Frame 1 (no input): blank canvas, image omitted
Frame 60 (no input): blank canvas, image omitted
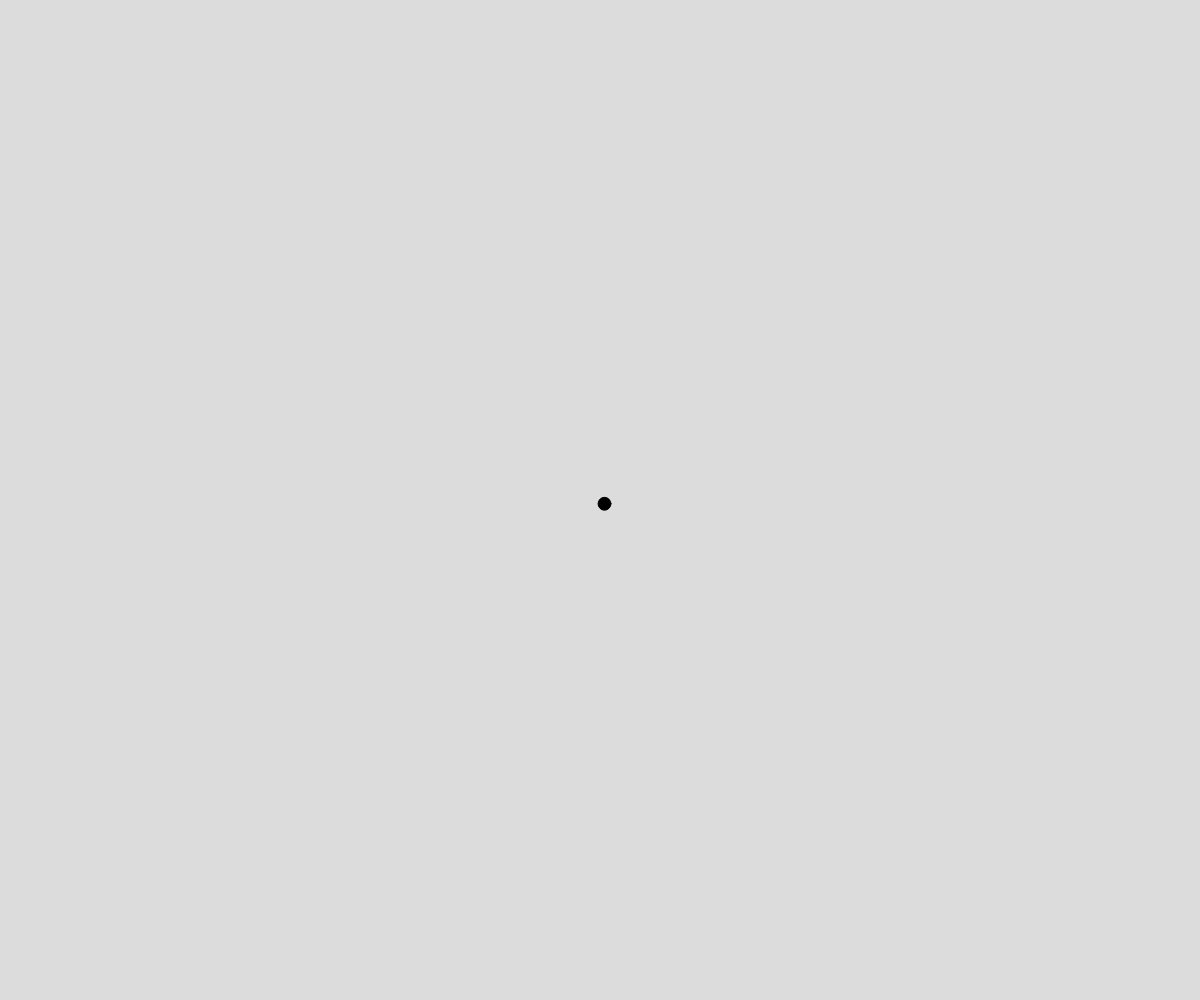
Frame 120 (the mouse pressed at the canvas centre since frame 60)

The p5.js sketch whose frames 1 and 60 were blank and that drew this single picture after the mouse press (run headless with seeded random() and noise() and a simulated clock; from frame 60 on, the mouse is pressed at the canvas centre):

// p5.js sketch
// ── sketch.js
// Project Title
// Your Name
// Date
//
// Extra for Experts:
// - describe what you did to take this project "above and beyond"

let x,y;
let time=0;
let size=1;
function setup() {
  createCanvas(windowWidth, windowHeight);
  x=width/2;
  y=height/2;
}

function draw() {
  background(220);

  y=noise(time)*height;
  x=noise(time)*width;

  fill("black");
  circle(x,y,size);

  time += 0.03;
  size += 0.1;
}
